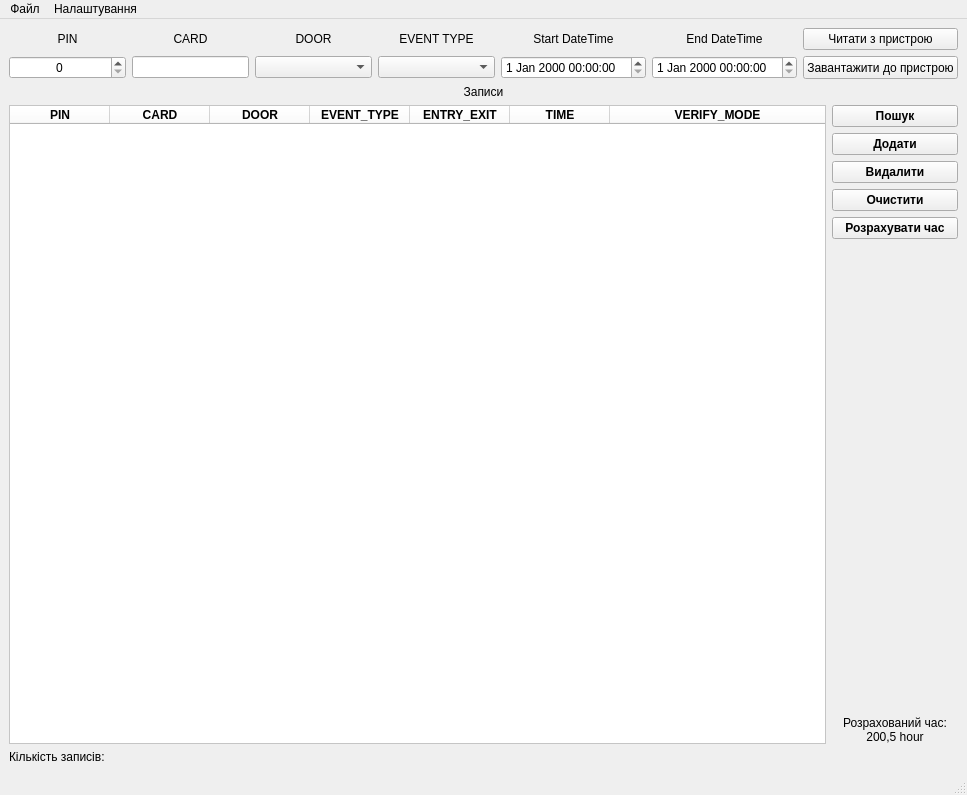
<?xml version="1.0" encoding="UTF-8"?>
<ui version="4.0">
 <class>MainWindow</class>
 <widget class="QMainWindow" name="MainWindow">
  <property name="enabled">
   <bool>true</bool>
  </property>
  <property name="geometry">
   <rect>
    <x>0</x>
    <y>0</y>
    <width>967</width>
    <height>795</height>
   </rect>
  </property>
  <property name="sizePolicy">
   <sizepolicy hsizetype="Expanding" vsizetype="Expanding">
    <horstretch>2</horstretch>
    <verstretch>2</verstretch>
   </sizepolicy>
  </property>
  <property name="windowTitle">
   <string>hackZ</string>
  </property>
  <property name="documentMode">
   <bool>false</bool>
  </property>
  <widget class="QWidget" name="centralwidget">
   <property name="sizePolicy">
    <sizepolicy hsizetype="Preferred" vsizetype="Preferred">
     <horstretch>0</horstretch>
     <verstretch>0</verstretch>
    </sizepolicy>
   </property>
   <layout class="QGridLayout" name="gridLayout">
    <item row="0" column="1">
     <layout class="QGridLayout" name="filter_gridLayout">
      <item row="7" column="1">
       <widget class="QLineEdit" name="filter_field_card">
        <property name="sizePolicy">
         <sizepolicy hsizetype="Preferred" vsizetype="Fixed">
          <horstretch>0</horstretch>
          <verstretch>0</verstretch>
         </sizepolicy>
        </property>
       </widget>
      </item>
      <item row="3" column="1">
       <widget class="QLabel" name="label_2">
        <property name="text">
         <string>CARD</string>
        </property>
        <property name="alignment">
         <set>Qt::AlignCenter</set>
        </property>
       </widget>
      </item>
      <item row="3" column="0">
       <widget class="QLabel" name="label">
        <property name="text">
         <string>PIN</string>
        </property>
        <property name="alignment">
         <set>Qt::AlignCenter</set>
        </property>
       </widget>
      </item>
      <item row="7" column="3">
       <widget class="QComboBox" name="filter_field_event_type"/>
      </item>
      <item row="3" column="3">
       <widget class="QLabel" name="label_6">
        <property name="text">
         <string>EVENT TYPE</string>
        </property>
        <property name="alignment">
         <set>Qt::AlignCenter</set>
        </property>
        <property name="wordWrap">
         <bool>false</bool>
        </property>
       </widget>
      </item>
      <item row="3" column="5">
       <widget class="QLabel" name="label_5">
        <property name="text">
         <string>End DateTime</string>
        </property>
        <property name="textFormat">
         <enum>Qt::AutoText</enum>
        </property>
        <property name="scaledContents">
         <bool>false</bool>
        </property>
        <property name="alignment">
         <set>Qt::AlignCenter</set>
        </property>
        <property name="wordWrap">
         <bool>false</bool>
        </property>
       </widget>
      </item>
      <item row="7" column="2">
       <widget class="QComboBox" name="filter_field_door">
        <property name="focusPolicy">
         <enum>Qt::WheelFocus</enum>
        </property>
        <property name="styleSheet">
         <string notr="true"/>
        </property>
       </widget>
      </item>
      <item row="7" column="0">
       <widget class="QSpinBox" name="filter_field_pin">
        <property name="wrapping">
         <bool>false</bool>
        </property>
        <property name="frame">
         <bool>true</bool>
        </property>
        <property name="alignment">
         <set>Qt::AlignCenter</set>
        </property>
        <property name="maximum">
         <number>9999</number>
        </property>
       </widget>
      </item>
      <item row="3" column="2">
       <widget class="QLabel" name="label_3">
        <property name="text">
         <string>DOOR</string>
        </property>
        <property name="alignment">
         <set>Qt::AlignCenter</set>
        </property>
       </widget>
      </item>
      <item row="7" column="5">
       <widget class="QDateTimeEdit" name="filter_field_end_date_time">
        <property name="calendarPopup">
         <bool>false</bool>
        </property>
       </widget>
      </item>
      <item row="3" column="4">
       <widget class="QLabel" name="label_4">
        <property name="text">
         <string>Start DateTime</string>
        </property>
        <property name="alignment">
         <set>Qt::AlignCenter</set>
        </property>
        <property name="wordWrap">
         <bool>false</bool>
        </property>
       </widget>
      </item>
      <item row="7" column="4">
       <widget class="QDateTimeEdit" name="filter_field_start_date_time">
        <property name="calendarPopup">
         <bool>false</bool>
        </property>
       </widget>
      </item>
      <item row="3" column="6">
       <widget class="QPushButton" name="btn_upload_transactions_from_device">
        <property name="sizePolicy">
         <sizepolicy hsizetype="Minimum" vsizetype="Minimum">
          <horstretch>0</horstretch>
          <verstretch>0</verstretch>
         </sizepolicy>
        </property>
        <property name="text">
         <string>Читати з пристрою</string>
        </property>
        <property name="icon">
         <iconset theme="document-new">
          <normaloff>../../../../.designer/backup</normaloff>../../../../.designer/backup</iconset>
        </property>
        <property name="flat">
         <bool>false</bool>
        </property>
       </widget>
      </item>
      <item row="7" column="6">
       <widget class="QPushButton" name="btn_download_transactions_to_device">
        <property name="sizePolicy">
         <sizepolicy hsizetype="Minimum" vsizetype="Minimum">
          <horstretch>0</horstretch>
          <verstretch>0</verstretch>
         </sizepolicy>
        </property>
        <property name="text">
         <string>Завантажити до пристрою</string>
        </property>
        <property name="icon">
         <iconset theme="document-send">
          <normaloff>../../../../.designer/backup</normaloff>../../../../.designer/backup</iconset>
        </property>
       </widget>
      </item>
     </layout>
    </item>
    <item row="6" column="1">
     <layout class="QHBoxLayout" name="data_horizontalLayout">
      <property name="sizeConstraint">
       <enum>QLayout::SetDefaultConstraint</enum>
      </property>
      <item>
       <widget class="QTableWidget" name="transactions_table">
        <property name="sizePolicy">
         <sizepolicy hsizetype="Expanding" vsizetype="Expanding">
          <horstretch>0</horstretch>
          <verstretch>0</verstretch>
         </sizepolicy>
        </property>
        <property name="font">
         <font>
          <weight>75</weight>
          <bold>true</bold>
         </font>
        </property>
        <property name="styleSheet">
         <string notr="true">background-color: rgb(255, 255, 255);
alternate-background-color: rgb(222, 221, 218);
selection-color: rgb(153, 193, 241);</string>
        </property>
        <property name="frameShadow">
         <enum>QFrame::Sunken</enum>
        </property>
        <property name="lineWidth">
         <number>1</number>
        </property>
        <property name="sizeAdjustPolicy">
         <enum>QAbstractScrollArea::AdjustToContents</enum>
        </property>
        <property name="alternatingRowColors">
         <bool>true</bool>
        </property>
        <property name="selectionMode">
         <enum>QAbstractItemView::SingleSelection</enum>
        </property>
        <property name="selectionBehavior">
         <enum>QAbstractItemView::SelectRows</enum>
        </property>
        <property name="textElideMode">
         <enum>Qt::ElideMiddle</enum>
        </property>
        <property name="sortingEnabled">
         <bool>true</bool>
        </property>
        <property name="wordWrap">
         <bool>true</bool>
        </property>
        <property name="rowCount">
         <number>0</number>
        </property>
        <attribute name="horizontalHeaderCascadingSectionResizes">
         <bool>true</bool>
        </attribute>
        <attribute name="horizontalHeaderMinimumSectionSize">
         <number>80</number>
        </attribute>
        <attribute name="horizontalHeaderHighlightSections">
         <bool>true</bool>
        </attribute>
        <attribute name="horizontalHeaderStretchLastSection">
         <bool>true</bool>
        </attribute>
        <attribute name="verticalHeaderVisible">
         <bool>true</bool>
        </attribute>
        <attribute name="verticalHeaderCascadingSectionResizes">
         <bool>true</bool>
        </attribute>
        <attribute name="verticalHeaderShowSortIndicator" stdset="0">
         <bool>true</bool>
        </attribute>
        <attribute name="verticalHeaderStretchLastSection">
         <bool>false</bool>
        </attribute>
        <column>
         <property name="text">
          <string>PIN</string>
         </property>
        </column>
        <column>
         <property name="text">
          <string>CARD</string>
         </property>
        </column>
        <column>
         <property name="text">
          <string>DOOR</string>
         </property>
        </column>
        <column>
         <property name="text">
          <string>EVENT_TYPE</string>
         </property>
        </column>
        <column>
         <property name="text">
          <string>ENTRY_EXIT</string>
         </property>
        </column>
        <column>
         <property name="text">
          <string>TIME</string>
         </property>
        </column>
        <column>
         <property name="text">
          <string>VERIFY_MODE</string>
         </property>
        </column>
       </widget>
      </item>
      <item>
       <layout class="QVBoxLayout" name="buttons_verticalLayout">
        <property name="sizeConstraint">
         <enum>QLayout::SetDefaultConstraint</enum>
        </property>
        <item>
         <widget class="QPushButton" name="btn_search">
          <property name="enabled">
           <bool>true</bool>
          </property>
          <property name="sizePolicy">
           <sizepolicy hsizetype="Minimum" vsizetype="Preferred">
            <horstretch>0</horstretch>
            <verstretch>0</verstretch>
           </sizepolicy>
          </property>
          <property name="font">
           <font>
            <weight>75</weight>
            <bold>true</bold>
           </font>
          </property>
          <property name="text">
           <string>Пошук</string>
          </property>
          <property name="icon">
           <iconset theme="edit-find">
            <normaloff>../../../../.designer/backup</normaloff>../../../../.designer/backup</iconset>
          </property>
         </widget>
        </item>
        <item>
         <widget class="QPushButton" name="btn_add_transaction">
          <property name="enabled">
           <bool>true</bool>
          </property>
          <property name="sizePolicy">
           <sizepolicy hsizetype="Minimum" vsizetype="Preferred">
            <horstretch>0</horstretch>
            <verstretch>0</verstretch>
           </sizepolicy>
          </property>
          <property name="font">
           <font>
            <weight>75</weight>
            <bold>true</bold>
           </font>
          </property>
          <property name="text">
           <string>Додати</string>
          </property>
          <property name="icon">
           <iconset theme="list-add">
            <normaloff>../../../../.designer/backup</normaloff>../../../../.designer/backup</iconset>
          </property>
         </widget>
        </item>
        <item>
         <widget class="QPushButton" name="btn_delete_transaction">
          <property name="enabled">
           <bool>true</bool>
          </property>
          <property name="sizePolicy">
           <sizepolicy hsizetype="Preferred" vsizetype="Preferred">
            <horstretch>0</horstretch>
            <verstretch>0</verstretch>
           </sizepolicy>
          </property>
          <property name="font">
           <font>
            <weight>75</weight>
            <bold>true</bold>
           </font>
          </property>
          <property name="text">
           <string>Видалити</string>
          </property>
          <property name="icon">
           <iconset theme="list-remove">
            <normaloff>../../../../.designer/backup</normaloff>../../../../.designer/backup</iconset>
          </property>
         </widget>
        </item>
        <item>
         <widget class="QPushButton" name="btn_clear_transactions_table">
          <property name="enabled">
           <bool>true</bool>
          </property>
          <property name="sizePolicy">
           <sizepolicy hsizetype="Minimum" vsizetype="Preferred">
            <horstretch>0</horstretch>
            <verstretch>0</verstretch>
           </sizepolicy>
          </property>
          <property name="font">
           <font>
            <weight>75</weight>
            <bold>true</bold>
           </font>
          </property>
          <property name="text">
           <string>Очистити</string>
          </property>
          <property name="icon">
           <iconset theme="edit-clear">
            <normaloff>../../../../.designer/backup</normaloff>../../../../.designer/backup</iconset>
          </property>
         </widget>
        </item>
        <item>
         <widget class="QPushButton" name="btn_calculate_time">
          <property name="enabled">
           <bool>true</bool>
          </property>
          <property name="sizePolicy">
           <sizepolicy hsizetype="Minimum" vsizetype="Preferred">
            <horstretch>0</horstretch>
            <verstretch>0</verstretch>
           </sizepolicy>
          </property>
          <property name="font">
           <font>
            <weight>75</weight>
            <bold>true</bold>
           </font>
          </property>
          <property name="text">
           <string>Розрахувати час</string>
          </property>
          <property name="icon">
           <iconset theme="accessories-calculator">
            <normaloff>../../../../.designer/backup</normaloff>../../../../.designer/backup</iconset>
          </property>
         </widget>
        </item>
        <item>
         <spacer name="verticalSpacer">
          <property name="orientation">
           <enum>Qt::Vertical</enum>
          </property>
          <property name="sizeHint" stdset="0">
           <size>
            <width>20</width>
            <height>40</height>
           </size>
          </property>
         </spacer>
        </item>
        <item>
         <widget class="QLabel" name="lbl_attendance_time">
          <property name="text">
           <string>Розрахований час: 200,5 hour</string>
          </property>
          <property name="textFormat">
           <enum>Qt::MarkdownText</enum>
          </property>
          <property name="alignment">
           <set>Qt::AlignCenter</set>
          </property>
          <property name="wordWrap">
           <bool>true</bool>
          </property>
          <property name="margin">
           <number>0</number>
          </property>
          <property name="indent">
           <number>-1</number>
          </property>
         </widget>
        </item>
       </layout>
      </item>
     </layout>
    </item>
    <item row="7" column="1">
     <widget class="QLabel" name="lbl_transactions_count">
      <property name="text">
       <string>Кількість записів: </string>
      </property>
     </widget>
    </item>
    <item row="1" column="1">
     <widget class="QLabel" name="label1">
      <property name="text">
       <string>Записи</string>
      </property>
      <property name="alignment">
       <set>Qt::AlignCenter</set>
      </property>
     </widget>
    </item>
   </layout>
  </widget>
  <widget class="QMenuBar" name="menubar">
   <property name="geometry">
    <rect>
     <x>0</x>
     <y>0</y>
     <width>967</width>
     <height>26</height>
    </rect>
   </property>
   <widget class="QMenu" name="menu_file">
    <property name="title">
     <string>Файл</string>
    </property>
    <addaction name="open"/>
    <addaction name="save"/>
   </widget>
   <widget class="QMenu" name="menu_settings">
    <property name="title">
     <string>Налаштування</string>
    </property>
    <addaction name="connect"/>
    <addaction name="show_connection_settings"/>
   </widget>
   <addaction name="menu_file"/>
   <addaction name="menu_settings"/>
  </widget>
  <widget class="QStatusBar" name="statusbar"/>
  <action name="open">
   <property name="icon">
    <iconset theme="document-open">
     <normaloff>../../../../.designer/backup</normaloff>../../../../.designer/backup</iconset>
   </property>
   <property name="text">
    <string>Відкрити</string>
   </property>
  </action>
  <action name="save">
   <property name="icon">
    <iconset theme="document-save-as">
     <normaloff>../../../../.designer/backup</normaloff>../../../../.designer/backup</iconset>
   </property>
   <property name="text">
    <string>Зберегти</string>
   </property>
  </action>
  <action name="show_connection_settings">
   <property name="text">
    <string>Параметри підключення</string>
   </property>
   <property name="iconVisibleInMenu">
    <bool>true</bool>
   </property>
  </action>
  <action name="connect">
   <property name="icon">
    <iconset theme="network-offline">
     <normaloff>../../../../.designer/backup</normaloff>../../../../.designer/backup</iconset>
   </property>
   <property name="text">
    <string>Підключитись</string>
   </property>
  </action>
  <action name="action_sfg">
   <property name="text">
    <string>&amp;sfg</string>
   </property>
  </action>
 </widget>
 <resources/>
 <connections/>
</ui>
